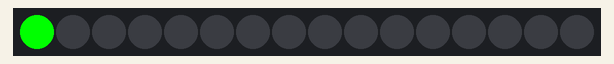
A sketch run on a simulated Arduino Uno, built with avr-gcc and run on an emulated ATmega328P. Shown: 16 RGB LEDs in strip order, left to right. The strip is taken to match the declared colour order.

Above: at 0.1 s.
At 0.9 s:
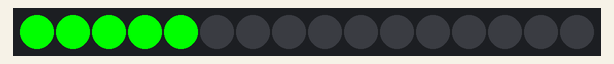
At 1.5 s:
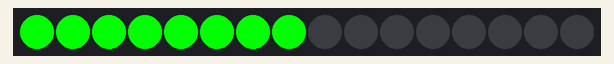
At 3.11 s:
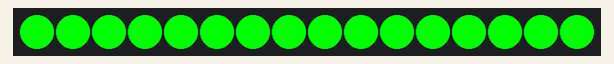
At 4.92 s:
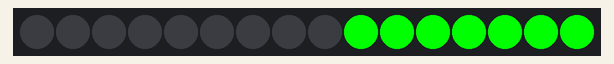
At 6.92 s:
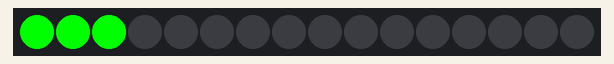

Measured:
- by itself, everything shown: repeats every 6.4 s, in 32 steps

The sketch:

mid3.ino
```cpp
#include<Adafruit_NeoPixel.h>
#define PIN 12
#define NUMPIXELS 16
Adafruit_NeoPixel pixels(NUMPIXELS,PIN,NEO_RGB+NEO_KHZ800);
#define DELAYVAL 200

void setup() {
  // initialize serial communication at 9600 bits per second:
  Serial.begin(9600);
  pixels.begin();
}

// the loop routine runs over and over again forever:
void loop() {
  for (int i=0;i<NUMPIXELS;i++){
    pixels.setPixelColor(i,pixels.Color(0,255,0));
    pixels.show();
    delay(DELAYVAL);
  }
  for (int i=0;i<NUMPIXELS;i++){
    pixels.setPixelColor(i,pixels.Color(0,0,0));
    pixels.show();
    delay(DELAYVAL);
  }
}
```
